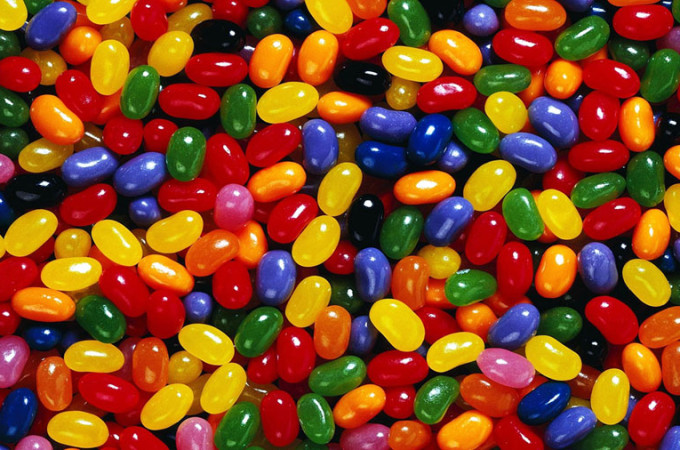
#> input picture 5.1/jelly_beans (1).jpg, 680 x 450 px, found by its file name
$ python blacknwhite.py
#> lines starting #> are read from the running program, lines starting #| are printed output that depends on the picture; after the words box and inside, x2 and y2 are one past the last pixel; in counts of white or black regions, pixels touching at a corner belong together
### 5.1/image.py


def is_green(r,g,b):
    return r <= 25 and 230 < g <= 255 and 0 <= b < 25

# [29 lines left out: functions color, yellow, red, blue, purple, not called in this run]

def is_light(r, g, b):
    if ((r + g + b)/3) >= 128:
        return True
    else:
        return False

### 5.1/blacknwhite.py
from PIL import Image
import image

file = Image.open('5.1/jelly_beans (1).jpg')
#> file is the input picture: PIL image 680x450 RGB; mean R, G, B 133.4, 70.9, 31.9
jb = file.load()

width = file.width
#> width = 680
height = file.height
#> height = 450

for x in range(width):
    for y in range(height):
        r = jb[x, y][0]
        g = jb[x, y][1]
        b = jb[x, y][2]

        if image.is_light(r, g, b):
            newp = (255, 255, 255)
            xy = (x, y)
        else:
            newp = (0, 0, 0)
            xy = (x, y)
        file.putpixel(xy, newp)
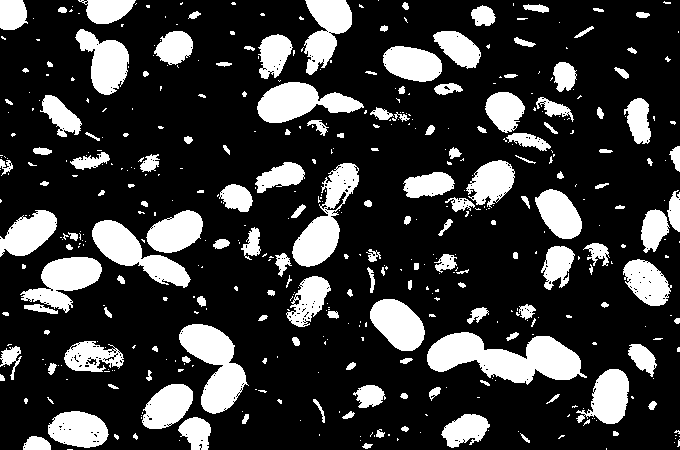
#> file: PIL image 680x450 RGB; 22.1% white; 471 white regions (312 under 20 px), largest, box (x1, y1, x2, y2) and area: (427, 332, 587, 385) 4748, (179, 324, 249, 414) 3183, (292, 163, 359, 267) 2789
file.save("output.png", "png")

'''https://www.programiz.com/online-compiler/3WaysSDQU3rgW'''
